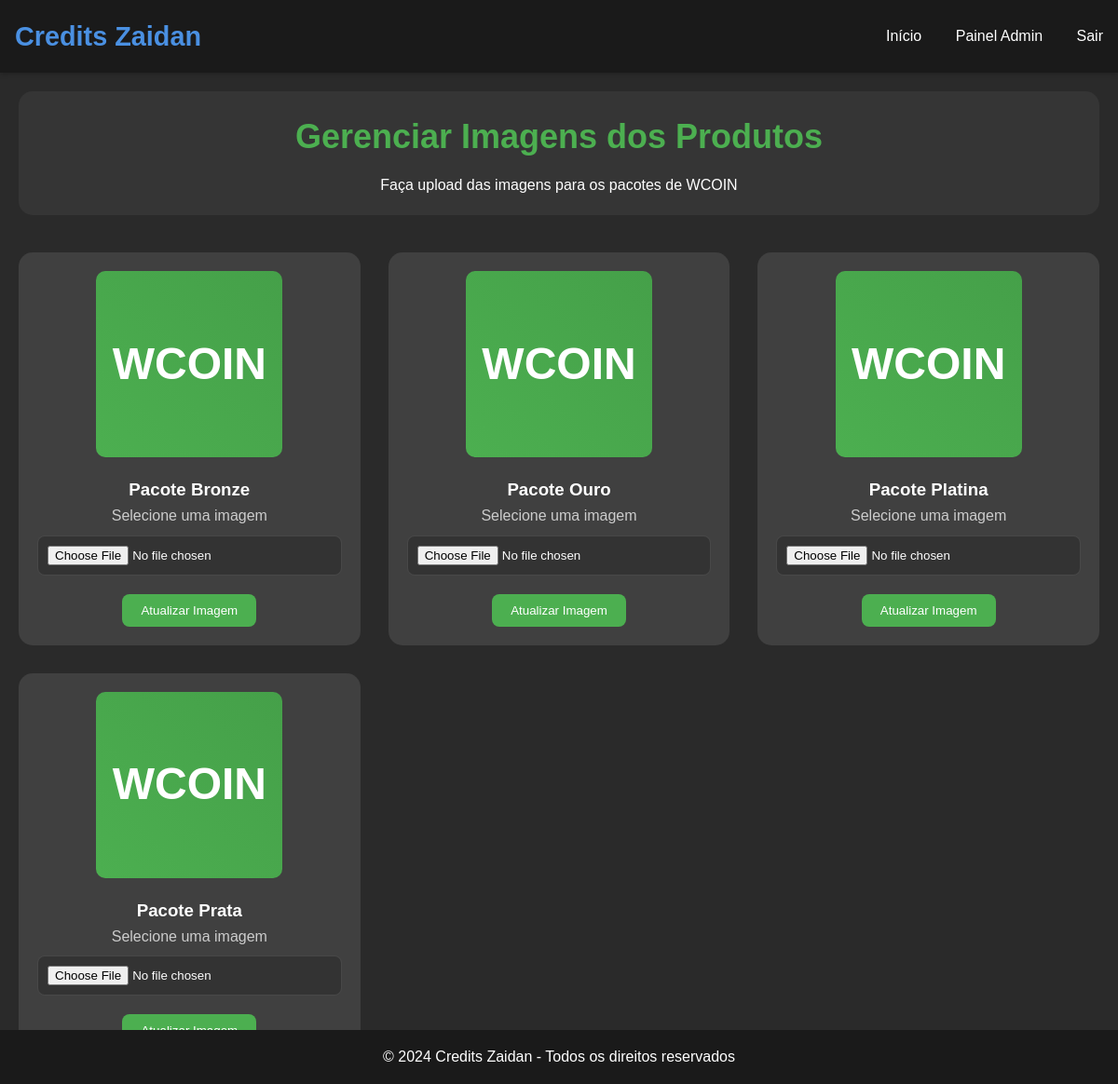
Screenshot of /admin/gerenciar_imagens.php (signed in) with the database file from the repository.
### tables this page shows
CREATE TABLE IF NOT EXISTS pacotes_wcoin (
    id INT AUTO_INCREMENT PRIMARY KEY,
    nome VARCHAR(50) NOT NULL,
    quantidade INT NOT NULL,
    preco DECIMAL(10,2) NOT NULL,
    descricao TEXT,
    ativo BOOLEAN DEFAULT TRUE
);

### admin/gerenciar_imagens.php (the view, shortened to what this page needs)
<?php
require_once '../config/database.php';
$stmt = $conn->query("SELECT * FROM pacotes_wcoin ORDER BY nome");
$pacotes = $stmt->fetchAll(PDO::FETCH_ASSOC);
?>
<!DOCTYPE html>
<html lang="pt-BR">
<head>
    <link rel="stylesheet" href="../assets/css/style.css">
</head>
<body class="dark-theme">
    <header>
        <nav>
            <div class="logo">
                <h1>Credits Zaidan</h1>
            </div>
            <div class="nav-links">
                <a href="../index.php">Início</a>
                <a href="index.php">Painel Admin</a>
                <a href="../logout.php">Sair</a>
            </div>
        </nav>
    </header>
    <main class="admin-container">
        <div class="admin-header">
            <h1>Gerenciar Imagens dos Produtos</h1>
            <p>Faça upload das imagens para os pacotes de WCOIN</p>
        </div>
        <div class="imagens-grid">
            <?php foreach ($pacotes as $pacote): ?>
                <div class="imagem-card">
                    <?php
                    $imagem_path = "../assets/images/produtos/{$pacote['id']}.jpg";
                    if (file_exists($imagem_path)):
                    ?>
                        <img src="<?php echo $imagem_path; ?>" alt="<?php echo htmlspecialchars($pacote['nome']); ?>" class="imagem-preview">
                    <?php else: ?>
                        <div class="imagem-preview imagem-padrao">
                            WCOIN
                        </div>
                    <?php endif; ?>
                    <h3><?php echo htmlspecialchars($pacote['nome']); ?></h3>
                    <form method="POST" enctype="multipart/form-data">
                        <div class="form-group">
                            <label for="imagem_<?php echo $pacote['id']; ?>">Selecione uma imagem</label>
                            <input type="file" id="imagem_<?php echo $pacote['id']; ?>" name="imagem" accept="image/*" required>
                        </div>
                        <button type="submit" class="btn-upload">Atualizar Imagem</button>
                    </form>
                </div>
            <?php endforeach; ?>
        </div>
    </main>
    <footer>
        <p>&copy; 2024 Credits Zaidan - Todos os direitos reservados</p>
    </footer>
</body>
</html>

### assets/css/style.css (style rules this page uses)
:root { --primary-color: #2a2a2a; --secondary-color: #1a1a1a; --accent-color: #4a90e2; --text-color: #ffffff; --text-secondary: #b0b0b0; }
* { margin: 0; padding: 0; box-sizing: border-box; }
body { font-family: 'Arial', sans-serif; background-color: var(--primary-color); color: var(--text-color); line-height: 1.6; }
.dark-theme { background-color: var(--primary-color); color: var(--text-color); }
header { background-color: var(--secondary-color); padding: 1rem; box-shadow: 0 2px 5px rgba(0,0,0,0.2); }
nav { display: flex; justify-content: space-between; align-items: center; max-width: 1200px; margin: 0 auto; }
.logo h1 { color: var(--accent-color); font-size: 1.8rem; }
.nav-links a { color: var(--text-color); text-decoration: none; margin-left: 2rem; transition: color 0.3s; }
main { max-width: 1200px; margin: 2rem auto; padding: 0 1rem; }
footer { background-color: var(--secondary-color); padding: 1rem; text-align: center; position: fixed; bottom: 0; width: 100%; }

### admin/gerenciar_imagens.php (style rules this page uses)
.admin-container { max-width: 1200px; margin: 0 auto; padding: 20px; }
.admin-header { text-align: center; margin-bottom: 40px; padding: 20px; background: rgba(255, 255, 255, 0.05); border-radius: 15px; }
.admin-header h1 { color: #4CAF50; font-size: 36px; margin-bottom: 10px; }
.imagens-grid { display: grid; grid-template-columns: repeat(auto-fit, minmax(300px, 1fr)); gap: 30px; }
.imagem-card { background: rgba(255, 255, 255, 0.1); border-radius: 15px; padding: 20px; text-align: center; }
.imagem-preview { width: 200px; height: 200px; border-radius: 10px; margin: 0 auto 20px; object-fit: cover; background: #2d2d2d; }
.imagem-padrao { background: linear-gradient(45deg, #4CAF50, #45a049); display: flex; align-items: center; justify-content: center; color: white; font-size: 48px; font-weight: bold; }
.form-group { margin-bottom: 20px; }
.form-group label { display: block; margin-bottom: 8px; color: #ccc; }
.form-group input[type="file"] { width: 100%; padding: 10px; border-radius: 8px; border: 1px solid rgba(255, 255, 255, 0.1); background: rgba(0, 0, 0, 0.2); color: white; }
.btn-upload { display: inline-block; padding: 10px 20px; background: #4CAF50; color: white; border: none; border-radius: 8px; cursor: pointer; transition: all 0.3s ease; }

### rows the page displays
pacotes_wcoin: shows "WCOIN", nome "Pacote Bronze"
pacotes_wcoin: shows "WCOIN", nome "Pacote Ouro"
pacotes_wcoin: shows "WCOIN", nome "Pacote Platina"
pacotes_wcoin: shows "WCOIN", nome "Pacote Prata"
